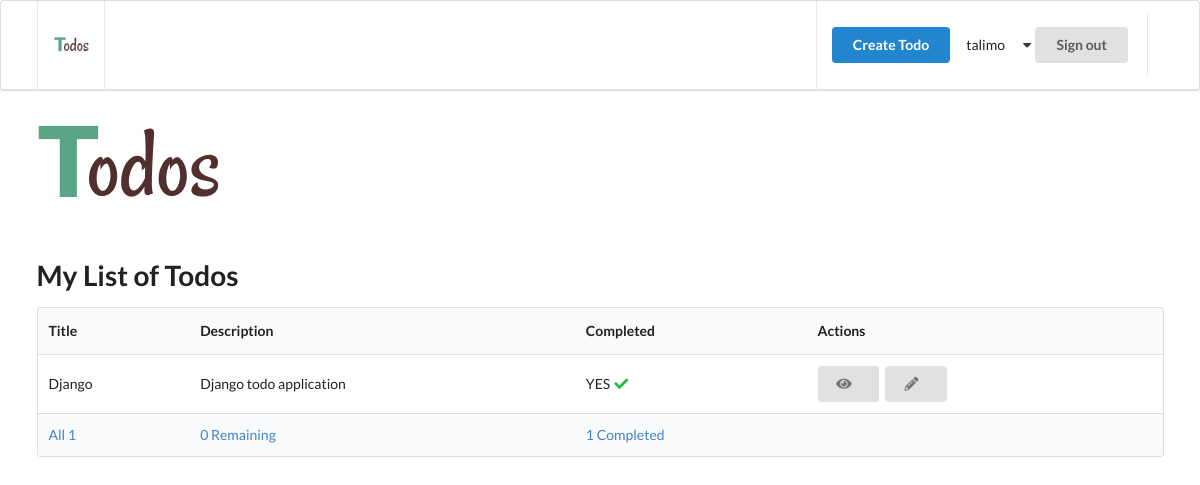
Screenshot of / (signed in) with the database file from the repository.
### authentication/models.py (models this page shows)
class User(AbstractUser):
    def __str__(self):
        return self.email

### todo/models.py (models this page shows, shortened)
class Todo(TrackingModel):
    title = models.CharField(max_length=255)
    description = models.TextField()
    is_completed = models.BooleanField(default=False)
    owner = models.ForeignKey(to=User, on_delete=models.CASCADE)

### todo/views.py (the view)
# urls.py: path('', views.index, name='home'),
def index(request):
    todos = Todo.objects.filter(owner=request.user)
    completed_count = todos.filter(is_completed=True).count()
    incomplete_count = todos.filter(is_completed=False).count()
    all_count = todos.count()
    context = {'todos': get_showing_todos(request,todos), 'all_count':all_count,
               'completed_count':completed_count,
                'incomplete_count':incomplete_count}
    return render(request, 'todo/index.html', context)

### todo/views.py (called while the page is built)
def get_showing_todos(request, todos):
    if request.GET and request.GET.get('filter'):
        if request.GET.get('filter') == 'complete':
            return todos.filter(is_completed=True)
        if request.GET.get('filter') == 'incomplete':
            return todos.filter(is_completed=False)
    return todos

### todosite/templates/todo/index.html (shortened to what this page needs)
{% extends '_partials/base.html' %}
{% load static %}
{% block content %}
    <img src="{% static 'img/Logo.png' %}" />
    <h1 class="ui header">My List of Todos</h1>
    {% if todos %}
    <table class="ui table">
        <thead>
            <tr>
                <th>Title</th>
                <th>Description</th>
                <th>Completed</th>
                <th>Actions</th>
            </tr>
        </thead>
        <tbody>
            {% for todo in todos %}
            <tr>
                <td>{{todo.title}}</td>
                <td>{{todo.description}}</td>
                <td>
                    {% if todo.is_completed %}
                        YES <i class="check icon green"></i>
                    {% else %}
                        NO
                    {% endif %}
                </td>
                <td>
                    <a href="{% url 'todo' todo.pk %}" class="ui button">
                        <i class="eye icon"></i>
                    </a>
                    <a href="{% url 'todo-edit' todo.pk %}" class="ui button">
                        <i class="pencil icon"></i>
                    </a>
                </td>
            </tr>
            {% endfor %}
        </tbody>
        <tfoot>
            <tr>
                <th>
                    <a href="?filter=all">All {{all_count}}</a>
                </th>
                <th>
                    <a href="?filter=incomplete">{{incomplete_count}} Remaining</a>
                </th>
                <th>
                    <a href="?filter=completed">{{completed_count}} Completed</a>
                </th>
                <th> </th>
            </tr>
        </tfoot>
    </table>
    {% endif %}
{% endblock content %}

### todosite/templates/_partials/header.html (shortened to what this page needs)
{% load static %}
<div class="ui menu">
    <div class="ui container">
        <a href="{% url 'home' %}" class="header item">
            <img class="logo" class="logo" src="{% static 'img/Logo.png' %}" />
        </a>
        <div class="right item">
            {% if request.user.is_authenticated %}
            <a href="{% url 'create-todo' %}" class="ui primary button"> Create Todo</a>
            <div class="ui simple dropodown item">
                {{request.user.username}}  <i class="dropdown icon"></i>
                <div class="menu">
                    <form class="ui large form" method="post" action="{% url 'logout_user' %}">
                        <input class="ui button" type="submit" value="Sign out">
                    </form>
                </div>
            </div>
            {% endif %}
        </div>
    </div>
</div>

### rows the page displays
User: user.username "talimo"
Todo: title "Django", description "Django todo application", is_completed "YES"

### other values shown
{{ all_count }} "1"
{{ incomplete_count }} "0"
{{ completed_count }} "1"
